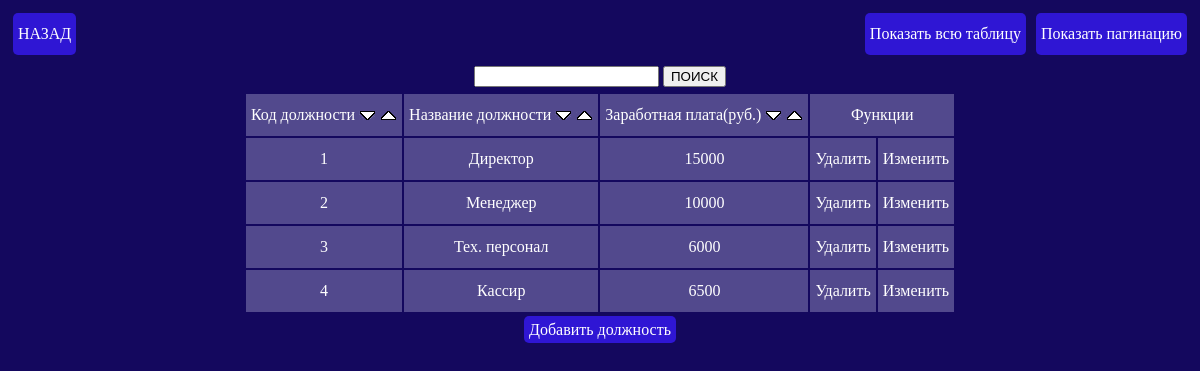
The page /table-post.php on the database its author committed.
### table-post.php (the view, shortened to what this page needs)
<!DOCTYPE html>
<html lang="ru">
<head>
	<link rel="stylesheet" href="css/index.css">
</head>
<body>
	<?php
		include('connect.php');
		if (isset($_GET['page']))
		{
			$page = $_GET['page'];
		}
		else
		{
			$page = 1;
		}
		$kol = 3;
		$art = ($page * $kol) - $kol;
		$res = mysqli_query($link, "SELECT COUNT(*) FROM `genres`");
		$row = mysqli_fetch_row($res);
		$total = $row[0];
		$str_pag = ceil($total / $kol);
	?>
	<div class="menu">
		<a class="button item-back" href="menu_table.php">НАЗАД</a>
		<div class="item-page">
			<a class="button" href="table-post.php?page=0">Показать всю таблицу</a>
			<a class="button" href="table-post.php?page=1">Показать пагинацию</a>
		</div>
	</div>
	<div class="box">
		<form class="item-search" method="post">
			<input type="text" name="poisk" value="<?=$_POST['poisk'] ?>">
			<input type="submit" name="submit" value="ПОИСК">
		</form>
		<table class="table">
			<tr>
				<td>
					Код должности
					<a href="table-post.php?sort=id_asc">
						<img src="img/sort_asc.png" alt="">
					</a>
					<a href="table-post.php?sort=id_desc">
						<img src="img/sort_desc.png" alt="">
					</a>
				</td>
				<td>
					Название должности
					<a href="table-post.php?sort=name_asc">
						<img src="img/sort_asc.png" alt="">
					</a>
					<a href="table-post.php?sort=name_desc">
						<img src="img/sort_desc.png" alt="">
					</a>
				</td>
				<td>
					Заработная плата(руб.)
					<a href="table-post.php?sort=wage_asc">
						<img src="img/sort_asc.png" alt="">
					</a>
					<a href="table-post.php?sort=wage_desc">
						<img src="img/sort_desc.png" alt="">
					</a>
				</td>
				<td colspan="2">Функции</td>
			</tr>
		<?php
			$poisk = htmlentities(trim($_POST['poisk']));
			if(empty($poisk))
			{
				if($_GET['page'] >= 1)
				{
					$sql_search = "SELECT LP_ID, LP_POST, LP_WAGE FROM `list of post` $sort_sql LIMIT $art, $kol";
					$res = mysqli_query($link, $sql_search);
					while ($row = mysqli_fetch_array($res))
					{
						echo '<tr>' .
						"<td>{$row['LP_ID']}</td>" .
						"<td>{$row['LP_POST']}</td>" .
						"<td>{$row['LP_WAGE']}</td>" .
						"<td><a href='?del_id={$row['LP_ID']}'>Удалить</a></td>" .
						"<td><a href='update_post.php?red_id={$row['LP_ID']}'>Изменить</a></td>" .
						'</tr>';
					}
					echo '</table>';
					for ($i = 1; $i <= $str_pag; $i++)
					{
						echo  "<a class='button' href=table-post.php?page=$i>$i</a>";
					}
					echo "<br>";
				}
				else
				{
					$sql_search = "SELECT LP_ID, LP_POST, LP_WAGE FROM `list of post` $sort_sql";
					$res = mysqli_query($link, $sql_search);
					while ($row = mysqli_fetch_array($res))
					{
						echo '<tr>' .
						"<td>{$row['LP_ID']}</td>" .
						"<td>{$row['LP_POST']}</td>" .
						"<td>{$row['LP_WAGE']}</td>" .
						"<td><a href='?del_id={$row['LP_ID']}'>Удалить</a></td>" .
						"<td><a href='update_post.php?red_id={$row['LP_ID']}'>Изменить</a></td>" .
						'</tr>';
					}
					echo '</table>';
				}
			}
		?>
		<a class="button" href="table_post_edit.php">Добавить должность</a>
	</div>
</body>
</html>

### css/index.css (style rules this page uses)
body { background-color: #14085e; color: white; line-height: 2; }
h1, div { text-align: center; }
a { text-decoration: none; color: #ffffff; }
.table { margin: 0 auto; text-align: center; }
.table td { background-color: #52498d; padding: 5px; }
.button { color: white; background-color: #2f16d4; border-radius: 5px; padding: 5px; transition: all 0.5s; margin: 5px; }
.menu { display: flex; justify-content: space-between; flex-direction: row; }
.item-page { display: flex; }
.item-search { margin: 0 auto; }

### rows shown on the page
list of post: LP_ID "1", LP_POST "Директор", LP_WAGE "15000"
list of post: LP_ID "2", LP_POST "Менеджер", LP_WAGE "10000"
list of post: LP_ID "3", LP_POST "Тех. персонал", LP_WAGE "6000"
list of post: LP_ID "4", LP_POST "Кассир", LP_WAGE "6500"
